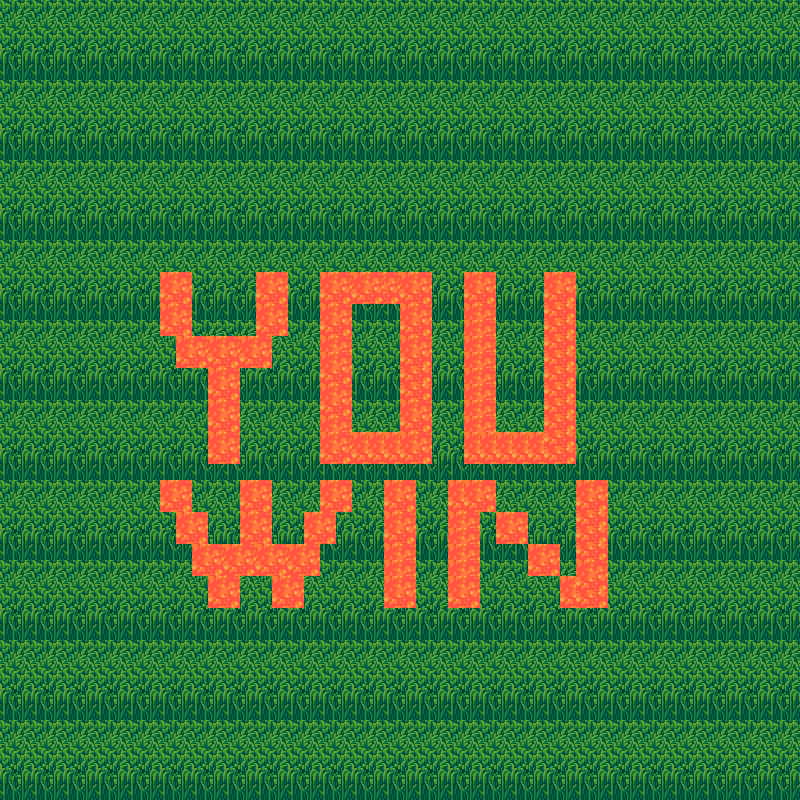

Rendered tile map (Tiled .tmx) drawn with the repository's tilesets; below, a short description and the map source with its tile grids summarised:
An orthogonal 50x50 tile map with 16x16 px tiles, 1 tile layer (Tile Layer 1).

<map version="1.10" tiledversion="1.10.1" orientation="orthogonal" renderorder="right-down" width="50" height="50" tilewidth="16" tileheight="16" infinite="0" nextlayerid="2" nextobjectid="1">
 <tileset firstgid="1" source="../../Tilemap Demo/assets/gameTileset.tsx" />
 <layer id="1" name="Tile Layer 1" width="50" height="50">
  <data>[2500 cells, 2500 non-empty, 24 distinct tile ids]</data>
 </layer>
</map>
